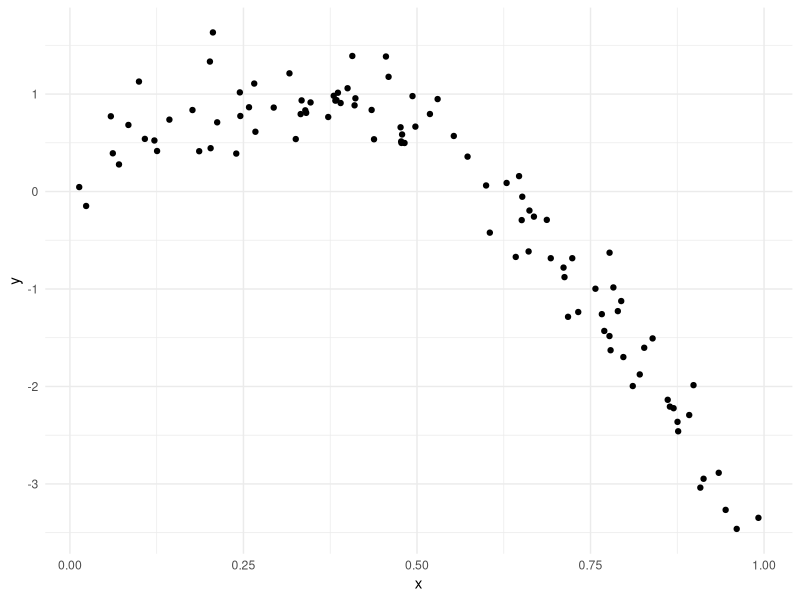
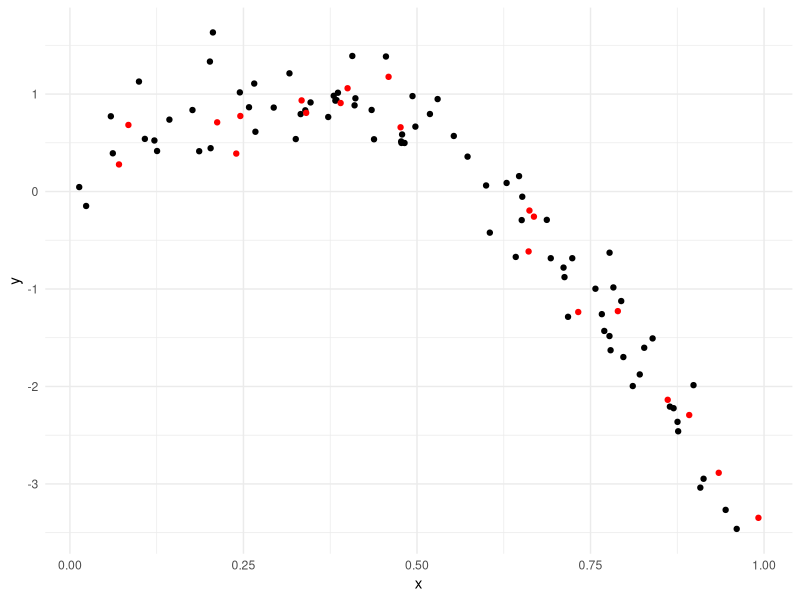
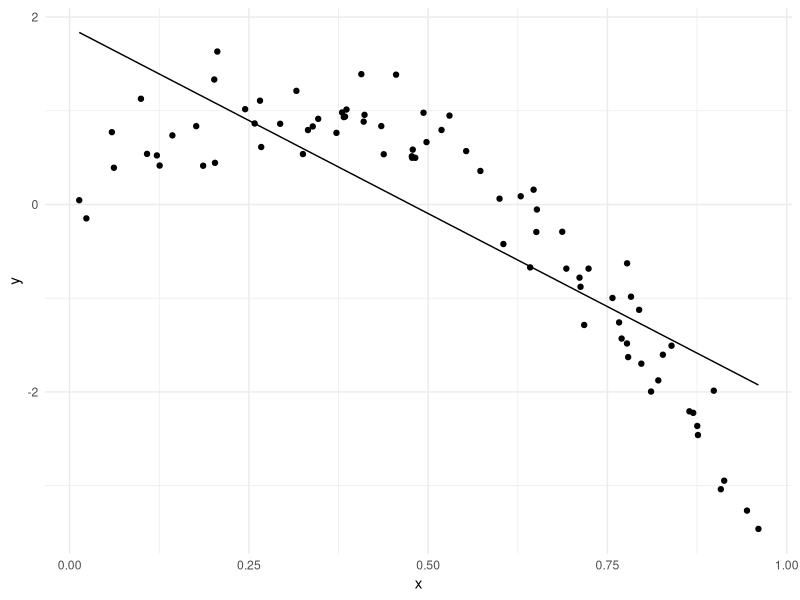
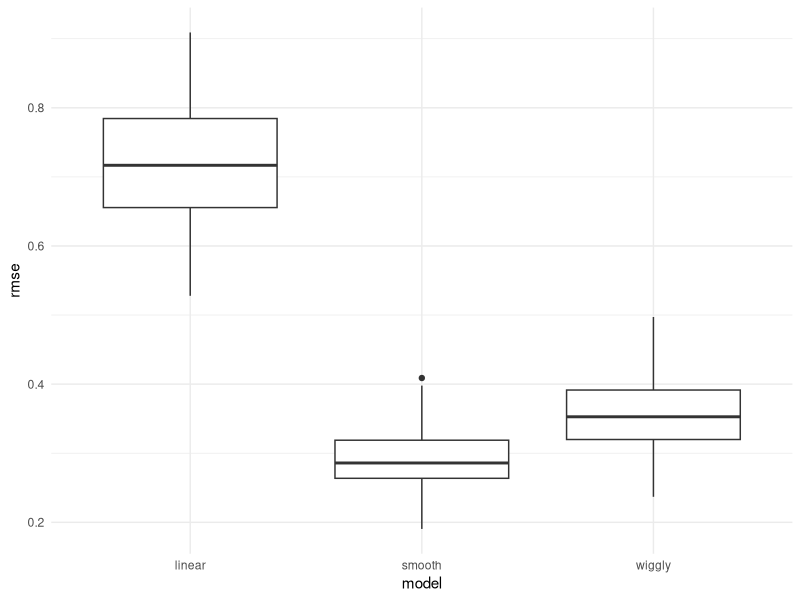

The R source for these figures, in order:
## ---- chunk 1
library(tidyverse)
library(viridis)

library(modelr)
library(mgcv)

knitr::opts_chunk$set(
  fig.width = 6,
  fig.asp = .6,
  out.width = "90%"
)

theme_set(theme_minimal() + theme(legend.position = "bottom"))

options(
  ggplot2.continuous.colour = "viridis",
  ggplot2.continuous.fill = "viridis"
)

scale_colour_discrete = scale_colour_viridis_d
scale_fill_discrete = scale_fill_viridis_d
## ---- chunk 2
set.seed(1)

nonlin_df = 
  tibble(
    id = 1:100,
    x = runif(100, 0, 1),
    y = 1 - 10 * (x - .3) ^ 2 + rnorm(100, 0, .3)
  )

nonlin_df %>% 
  ggplot(aes(x = x, y = y)) + 
  geom_point()
## ---- chunk 3
train_df = sample_n(nonlin_df, 80)
test_df = anti_join(nonlin_df, train_df, by = "id")

ggplot(train_df, aes(x = x, y = y)) +
  geom_point() +
  geom_point(data = test_df, color = "red")
## ---- chunk 4
linear_mod = lm(y ~ x, data = train_df)
smooth_mod = mgcv::gam(y ~ s(x), data = train_df)
wiggly_mod = mgcv::gam(y ~ s(x, k = 30), sp = 10e-6, data = train_df)
## ---- chunk 5
train_df %>%
  add_predictions(linear_mod) %>%
  ggplot(aes(x = x, y = y)) +
  geom_point() +
  geom_line(aes(y = pred))
## ---- chunk 6
rmse(linear_mod, test_df)
rmse(smooth_mod, test_df)
rmse(wiggly_mod, test_df)
## ---- chunk 7
cv_df =
  crossv_mc(nonlin_df, 100) %>%
  mutate(
    train = map(train, as_tibble),
    test = map(test, as_tibble)
  )
## ---- chunk 8
cv_df =
  cv_df %>%
  mutate(
    linear_mod = map(.x = train, ~lm(y ~ x, data = .x)),
    smooth_mod = map(.x = train, ~gam(y ~ s(x), data = .x)),
    wiggly_mod = map(.x = train, ~gam(y ~ s(x, k = 30), sp = 10e-6, data = .x))
  ) %>%
  mutate(
    rmse_linear = map2_dbl(.x = linear_mod, .y = test, ~rmse(model = .x, data = .y)),
    rmse_smooth = map2_dbl(.x = smooth_mod, .y = test, ~rmse(model = .x, data = .y)),
    rmse_wiggly = map2_dbl(.x = wiggly_mod, .y = test, ~rmse(model = .x, data = .y))
  )
## ---- chunk 9
cv_df %>%
  select(.id,starts_with("rmse")) %>%
  pivot_longer(
    rmse_linear:rmse_wiggly,
    names_to = "model",
    values_to = "rmse",
    names_prefix = "rmse_"
  ) %>%
  ggplot(aes(x = model, y = rmse)) +
  geom_boxplot()
